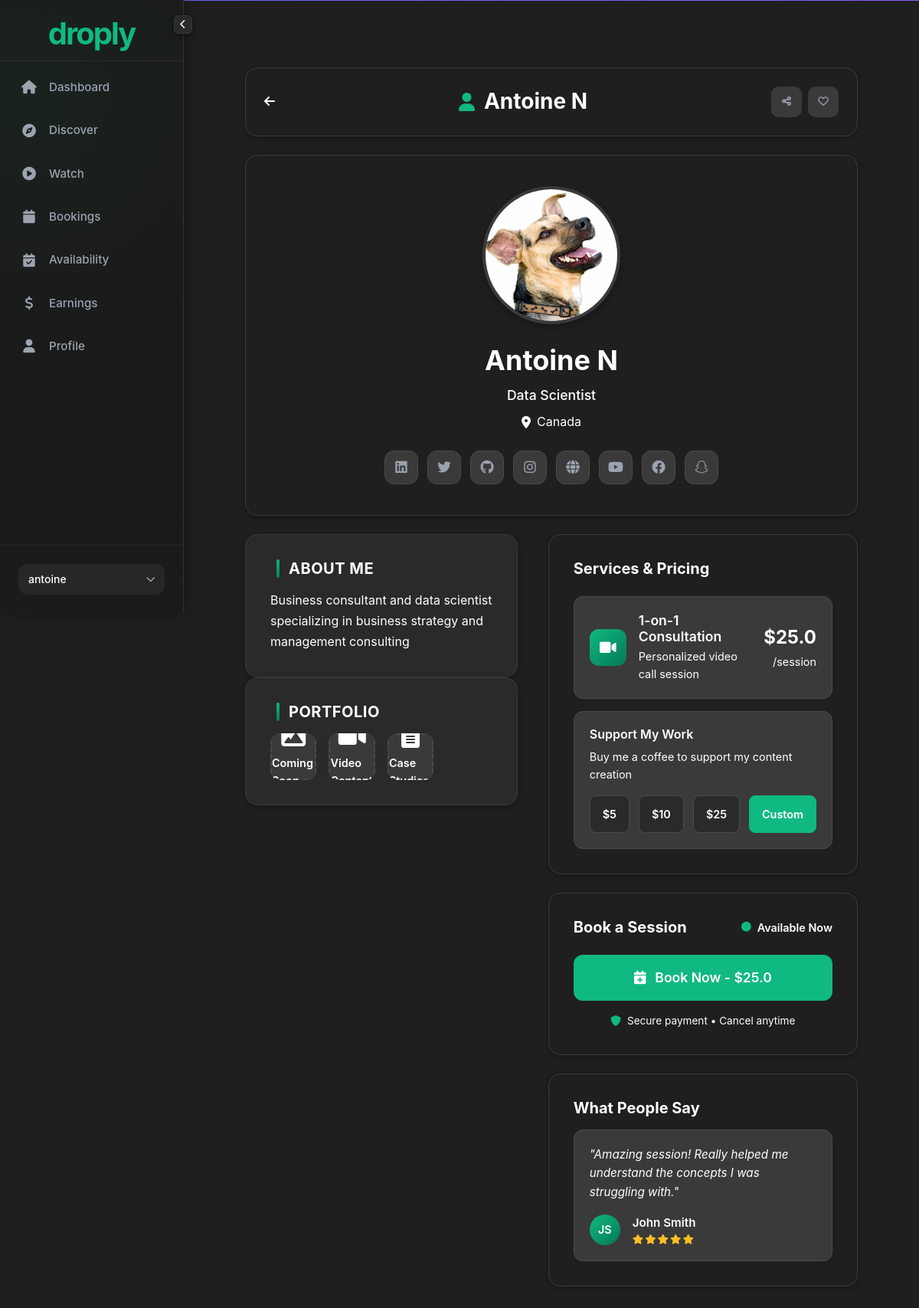
/profile/preview/antoine (signed in), run on the app's committed database.
### models.py (models this page shows, shortened)
class User(UserMixin, db.Model):
    id = db.Column(db.Integer, primary_key=True)
    username = db.Column(db.String(64), unique=True, nullable=False)
    email = db.Column(db.String(120), unique=True, nullable=False)
    password_hash = db.Column(db.String(256))
    full_name = db.Column(db.String(100))
    phone = db.Column(db.String(20))
    bio = db.Column(db.Text)
    industry = db.Column(db.String(100))
    profession = db.Column(db.String(100))
    skills = db.Column(db.String(200))  # Legacy field - keeping for backward compatibility
    skills_1 = db.Column(db.String(100))  # Primary skill
    skills_2 = db.Column(db.String(100))  # Secondary skill
    skills_3 = db.Column(db.String(100))  # Tertiary skill
    location = db.Column(db.String(100))
    background_image_url = db.Column(db.String(500))
    hourly_rate = db.Column(db.Float, default=0.0)
    currency = db.Column(db.String(3), default='USD')
    rating = db.Column(db.Float, default=0.0)
    rating_count = db.Column(db.Integer, default=0)
    is_available = db.Column(db.Boolean, default=True)
    is_featured_user = db.Column(db.Boolean, default=False)
    created_at = db.Column(db.DateTime, default=datetime.now(EASTERN_TIMEZONE))
    specialty_tags = db.Column(db.Text)  # JSON string of specialty tags
    profile_picture = db.Column(db.String(255))  # Path to profile picture
    background_color = db.Column(db.String(7), default='#f7faff')  # Hex color code
    primary_color = db.Column(db.String(7), default='#667eea')  # Primary brand color
    secondary_color = db.Column(db.String(7), default='#764ba2')  # Secondary brand color
    font_family = db.Column(db.String(50), default='Inter')  # Font family preference
    font_size = db.Column(db.Integer, default=16)  # Font size preference
    profile_layout = db.Column(db.String(20), default='modern')  # Layout preference
    donation_text = db.Column(db.Text)  # Text for donation/booking info
    embedding = db.Column(db.LargeBinary)  # Store numpy array as binary
    linkedin_url = db.Column(db.String(200))
    twitter_url = db.Column(db.String(200))
    github_url = db.Column(db.String(200))
    instagram_url = db.Column(db.String(200))
    facebook_url = db.Column(db.String(200))
    youtube_url = db.Column(db.String(200))
    snapchat_url = db.Column(db.String(200))
    website_url = db.Column(db.String(200))
    stripe_account_id = db.Column(db.String(100))  # Stripe Connect account ID
    stripe_account_status = db.Column(db.String(50), default='pending')  # pending, active, restricted, disabled
    payout_enabled = db.Column(db.Boolean, default=False)  # Whether user can receive payouts
    payout_schedule = db.Column(db.String(20), default='weekly')  # daily, weekly, monthly
    total_earnings = db.Column(db.Float, default=0.0)  # Total earnings before platform fees
    total_payouts = db.Column(db.Float, default=0.0)  # Total amount paid out
    pending_balance = db.Column(db.Float, default=0.0)  # Current pending balance
    language = db.Column(db.String(10), default='en')  # Language preference
    timezone = db.Column(db.String(50), default='America/New_York')  # Timezone preference
    email_notifications = db.Column(db.Boolean, default=True)  # Email notifications preference
    service_description = db.Column(db.Text)  # Description of 1-on-1 sessions
    session_duration = db.Column(db.Integer, default=30)  # Session duration in minutes
    content_description = db.Column(db.Text)  # Description of premium content
    content_categories = db.Column(db.String(200))  # Categories of content offered
    google_calendar_connected = db.Column(db.Boolean, default=False)  # Whether user has connected Google Calendar
    google_calendar_token = db.Column(db.Text)  # Encrypted Google Calendar access token
    google_calendar_refresh_token = db.Column(db.Text)  # Encrypted Google Calendar refresh token
    google_calendar_id = db.Column(db.String(100))  # Primary Google Calendar ID to sync with
    referral_code = db.Column(db.String(20), unique=True)  # User's unique referral code
    referred_by = db.Column(db.Integer, db.ForeignKey('user.id'))  # User who referred this user
    total_referral_earnings = db.Column(db.Float, default=0.0)  # Total earnings from referrals
    referral_count = db.Column(db.Integer, default=0)  # Number of successful referrals

### routes.py (the view)
@app.route('/profile/preview/<username>')
@login_required
def profile_preview(username):
    user = User.query.filter_by(username=username).first_or_404()
    if current_user.username != username:
        flash('You can only preview your own profile.', 'error')
        return redirect(url_for('profile_setup'))
    availability_rules = AvailabilityRule.query.filter_by(user_id=user.id).all()
    return render_template('user_profile.html', user=user, availability_rules=availability_rules)

### templates/user_profile.html (shortened to what this page needs)
{% extends "base_signed_in.html" %}
{% block head %}
<link rel="stylesheet" href="{{ url_for('static', filename='css/profile.css') }}">
{% endblock %}
{% block content %}
<div class="profile-container">
  <div class="mobile-header">
    <div class="header-content">
      <a href="{{ url_for('discover') }}" class="nav-back">
        <i class="fas fa-arrow-left"></i>
      </a>
      <h1 class="page-title">
        <i class="fas fa-user"></i>
        {{ user.full_name }}
      </h1>
      <div class="header-actions">
        <button class="action-btn share-btn" title="Share Profile">
          <i class="fas fa-share-alt"></i>
        </button>
        <button class="action-btn favorite-btn {% if is_favorited %}favorited{% endif %}" title="{% if is_favorited %}Remove from Favorites{% else %}Add to Favorites{% endif %}">
          <i class="{% if is_favorited %}fas{% else %}far{% endif %} fa-heart"></i>
        </button>
      </div>
    </div>
  </div>
  <div class="profile-header">
    <div class="profile-image-container">
      <img src="{{ user.profile_picture or url_for('static', filename='img/default-avatar.svg') }}"
           alt="{{ user.full_name }}"
           class="profile-hero-image">
    </div>
    <h1 class="profile-hero-name">{{ user.full_name }}</h1>
    {% if user.profession %}
    <p class="profile-hero-title">{{ user.profession }}</p>
    {% endif %}
    {% if user.location %}
    <p class="profile-hero-location">
      <i class="fas fa-map-marker-alt"></i>
      {{ user.location }}
    </p>
    {% endif %}
    <div class="profile-social-icons">
      <a href="{{ user.linkedin_url or '#' }}" target="_blank" class="social-icon">
        <i class="fab fa-linkedin"></i>
      </a>
      <a href="{{ user.twitter_url or '#' }}" target="_blank" class="social-icon">
        <i class="fab fa-twitter"></i>
      </a>
      <a href="{{ user.github_url or '#' }}" target="_blank" class="social-icon">
        <i class="fab fa-github"></i>
      </a>
      <a href="{{ user.instagram_url or '#' }}" target="_blank" class="social-icon">
        <i class="fab fa-instagram"></i>
      </a>
      <a href="{{ user.website_url or '#' }}" target="_blank" class="social-icon">
        <i class="fas fa-globe"></i>
      </a>
      <a href="{{ user.youtube_url or '#' }}" target="_blank" class="social-icon">
        <i class="fab fa-youtube"></i>
      </a>
      <a href="{{ user.facebook_url or '#' }}" target="_blank" class="social-icon">
        <i class="fab fa-facebook"></i>
      </a>
      <a href="{{ user.snapchat_url or '#' }}" target="_blank" class="social-icon">
        <i class="fab fa-snapchat"></i>
      </a>
    </div>
  </div>
  <div class="profile-content">
    <div class="content-left">
      {% if user.bio %}
      <div class="content-section">
        <h2 class="section-title">About Me</h2>
        <div class="bio-content">
          <p>{{ user.bio }}</p>
        </div>
      </div>
      {% endif %}
      <div class="content-section">
        <h2 class="section-title">Portfolio</h2>
        <div class="portfolio-grid">
          <div class="portfolio-item">
            <div class="portfolio-placeholder">
              <i class="fas fa-image"></i>
              <span>Coming Soon</span>
            </div>
          </div>
          <div class="portfolio-item">
            <div class="portfolio-placeholder">
              <i class="fas fa-video"></i>
              <span>Video Content</span>
            </div>
          </div>
          <div class="portfolio-item">
            <div class="portfolio-placeholder">
              <i class="fas fa-file-alt"></i>
              <span>Case Studies</span>
            </div>
          </div>
        </div>
      </div>
    </div>
    <div class="content-right">
      <div class="services-section">
        <div class="services-header">
          <h2 class="services-title">Services & Pricing</h2>
        </div>
        <div class="service-item">
          <div class="service-header">
            <div class="service-icon">
              <i class="fas fa-video"></i>
            </div>
            <div class="service-info">
              <h3 class="service-title">1-on-1 Consultation</h3>
              <p class="service-desc">Personalized video call session</p>
            </div>
          </div>
          <div class="service-price">
            <span class="price-amount">${{ user.hourly_rate or 0 }}</span>
            <span class="price-unit">/session</span>
          </div>
        </div>
        <div class="tip-jar">
          <h3 class="tip-title">Support My Work</h3>
          <p class="tip-desc">Buy me a coffee to support my content creation</p>
          <div class="tip-amounts">
            <button class="tip-btn">$5</button>
            <button class="tip-btn">$10</button>
            <button class="tip-btn">$25</button>
            <button class="tip-btn custom">Custom</button>
          </div>
        </div>
      </div>
      <div class="booking-section">
        <div class="booking-header">
          <h2 class="booking-title">Book a Session</h2>
          <div class="availability-status">
            <i class="fas fa-circle"></i>
            <span>Available Now</span>
          </div>
        </div>
        <a href="{{ url_for('user_booking_times', username=user.username) }}"
           class="book-now-btn">
          <i class="fas fa-calendar-plus"></i>
          <span>Book Now - ${{ user.hourly_rate or 0 }}</span>
        </a>
        <div class="booking-footer">
          <p class="booking-note">
            <i class="fas fa-shield-alt"></i>
            Secure payment • Cancel anytime
          </p>
        </div>
      </div>
      <div class="testimonials-section">
        <h2 class="testimonials-title">What People Say</h2>
        <div class="testimonial-item">
          <div class="testimonial-content">
            <p>"Amazing session! Really helped me understand the concepts I was struggling with."</p>
          </div>
          <div class="testimonial-author">
            <div class="author-avatar">JS</div>
            <div class="author-info">
              <span class="author-name">John Smith</span>
              <div class="testimonial-rating">
                <i class="fas fa-star"></i>
                <i class="fas fa-star"></i>
                <i class="fas fa-star"></i>
                <i class="fas fa-star"></i>
                <i class="fas fa-star"></i>
              </div>
            </div>
          </div>
        </div>
      </div>
    </div>
  </div>
</div>
{% endblock %}

### templates/sidebar.html (shortened to what this page needs)
<aside id="sidebar" class="sidebar">
  <div class="sidebar-header">
    <a href="{{ url_for('dashboard') }}" class="sidebar-logo">
      <span class="logo-text">droply</span>
    </a>
  </div>
  <nav class="sidebar-nav">
    <ul class="nav-list">
      <li class="nav-item">
        <a href="{{ url_for('dashboard') }}" class="nav-link {% if request.endpoint == 'dashboard' %}active{% endif %}" title="Dashboard">
          <i class="nav-icon fas fa-home"></i>
          <span class="nav-text">Dashboard</span>
        </a>
      </li>
      <li class="nav-item">
        <a href="{{ url_for('discover') }}" class="nav-link {% if request.endpoint == 'discover' %}active{% endif %}" title="Discover">
          <i class="nav-icon fas fa-compass"></i>
          <span class="nav-text">Discover</span>
        </a>
      </li>
      <li class="nav-item">
        <a href="{{ url_for('watch') }}" class="nav-link {% if request.endpoint == 'watch' %}active{% endif %}" title="Watch">
          <i class="nav-icon fas fa-play-circle"></i>
          <span class="nav-text">Watch</span>
        </a>
      </li>
      <li class="nav-item">
        <a href="{{ url_for('bookings') }}" class="nav-link {% if request.endpoint == 'bookings' %}active{% endif %}" title="My Bookings">
          <i class="nav-icon fas fa-calendar"></i>
          <span class="nav-text">Bookings</span>
        </a>
      </li>
      <li class="nav-item">
        <a href="{{ url_for('availability') }}" class="nav-link {% if request.endpoint == 'availability' %}active{% endif %}" title="Availability">
          <i class="nav-icon fas fa-calendar-check"></i>
          <span class="nav-text">Availability</span>
        </a>
      </li>
      <li class="nav-item">
        <a href="{{ url_for('earnings') }}" class="nav-link {% if request.endpoint == 'earnings' %}active{% endif %}" title="Earnings">
          <i class="nav-icon fas fa-dollar-sign"></i>
          <span class="nav-text">Earnings</span>
        </a>
      </li>
      <li class="nav-item">
        <a href="{{ url_for('profile') }}" class="nav-link {% if request.endpoint == 'profile' %}active{% endif %}" title="My Profile">
          <i class="nav-icon fas fa-user"></i>
          <span class="nav-text">Profile</span>
        </a>
      </li>
    </ul>
  </nav>
  <div class="sidebar-footer">
    <div class="user-menu">
      <div class="user-info" id="userMenuToggle">
        <div class="user-details">
          <span class="username">{{ current_user.username or 'User' }}</span>
          <i class="fas fa-chevron-down dropdown-icon"></i>
        </div>
      </div>
    </div>
  </div>
  <button id="sidebar-toggle" class="sidebar-toggle" aria-label="Toggle sidebar">
    <i class="fas fa-chevron-left"></i>
  </button>
</aside>

### data on the page
User: username "antoine", full_name "Antoine N", profile_picture (picture), profession "Data Scientist", location "Canada", bio "Business consultant and data scientist specializing in business strategy and management consulting", hourly_rate "25.0"
